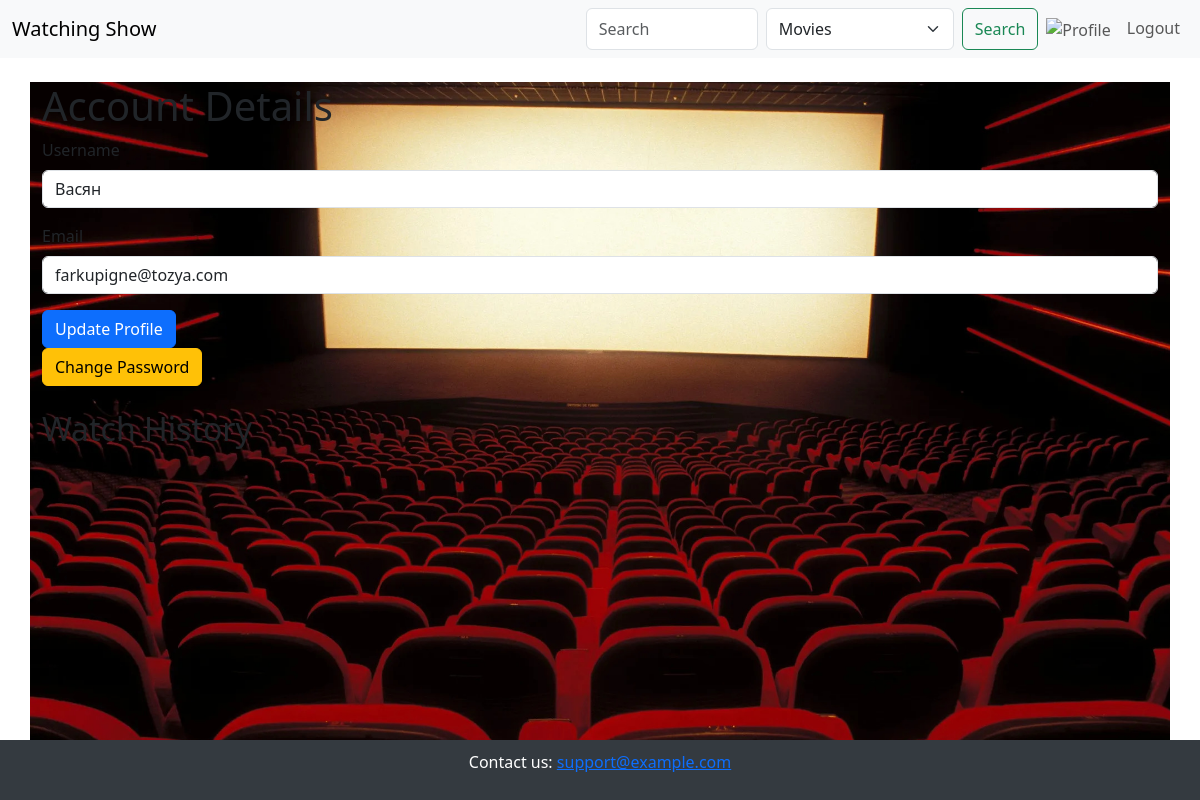
The page /auth/account (signed in) on the database as committed earlier.
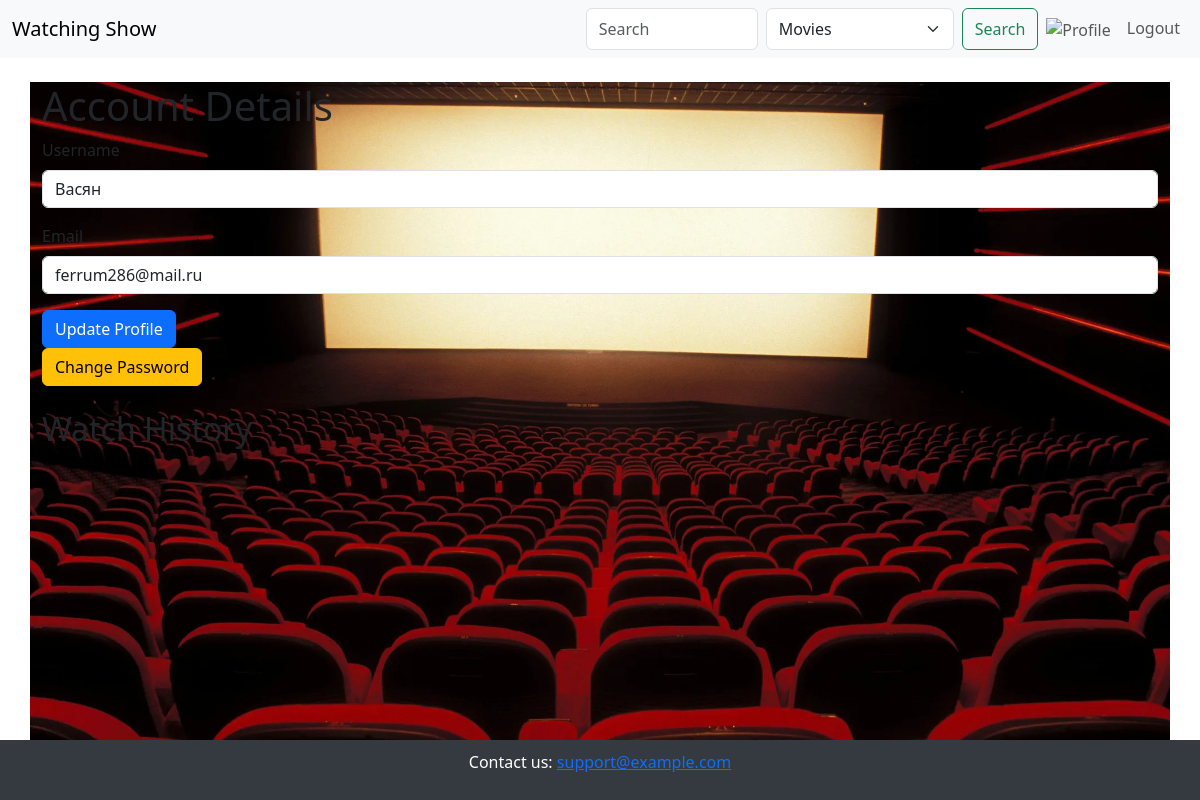
The same page on the database as committed later.
### app/models.py (models this page shows, shortened)
class User(db.Model, UserMixin):
    id = db.Column(db.Integer, primary_key=True)
    username = db.Column(db.String(80), unique=True, nullable=False)
    email = db.Column(db.String(120), unique=True, nullable=False)
    password_hash = db.Column(db.String(128), nullable=False)
    watch_history = db.relationship("WatchHistory", backref="user", lazy=True)

### app/routes/auth.py (the view, shortened to what this page needs)
@auth.route('/account', methods=['GET', 'POST'])
@login_required
def view_account():
    profile_form = UpdateProfileForm(obj=current_user)
    password_form = ChangePasswordForm()
    if profile_form.validate_on_submit():
        current_user.username = profile_form.username.data
        current_user.email = profile_form.email.data
        db.session.commit()
        flash('Profile updated successfully.', 'success')
        return redirect(url_for('auth.view_account'))
    return render_template('account.html', profile_form=profile_form, password_form=password_form)

### app/forms.py
class UpdateProfileForm(FlaskForm):
    username = StringField("Username", validators=[DataRequired(), Length(min=3, max=20)])
    email = StringField("Email", validators=[DataRequired(), Email()])
    submit = SubmitField("Update")

class ChangePasswordForm(FlaskForm):
    current_password = PasswordField(
        'Current Password',
        validators=[DataRequired(message="Current password is required.")]
    )
    new_password = PasswordField(
        'New Password',
        validators=[
            DataRequired(message="New password is required."),
            Length(min=6, message="Password must be at least 6 characters long.")
        ]
    )
    confirm_new_password = PasswordField(
        'Confirm New Password',
        validators=[
            DataRequired(message="Please confirm your new password."),
            EqualTo('new_password', message="Passwords must match.")
        ]
    )
    submit = SubmitField('Change Password')

### app/routes/__init__.py (called while the page is built)
@login_manager.user_loader
def load_user(user_id):
    return User.query.get(int(user_id))

### app/templates/account.html (shortened to what this page needs)
{% extends 'base.html' %}
{% block content %}
<div>
    <h1>Account Details</h1>
    <form method="POST">
        <div class="mb-3">
            {{ profile_form.username.label(class="form-label") }}
            {{ profile_form.username(class="form-control") }}
        </div>
        <div class="mb-3">
            {{ profile_form.email.label(class="form-label") }}
            {{ profile_form.email(class="form-control") }}
        </div>
        <button type="submit" class="btn btn-primary">Update Profile</button>
    </form>
    <a href="{{ url_for('auth.change_password') }}" class="btn btn-warning">Change Password</a>
    <h2 class="mt-4">Watch History</h2>
</div>
{% endblock %}

Rows that differ between the two databases and show on the page:
changed User "Васян": email "farkupigne@tozya.com" → "ferrum286@mail.ru"
